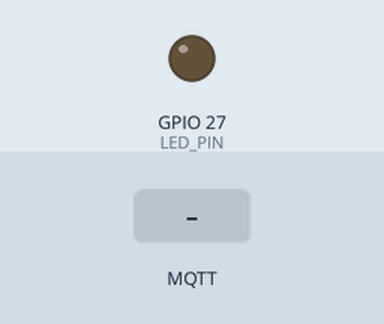
Simulated run of this program. Board: ESP32. On the bench: output pins drawn as LEDs (lit = HIGH). The inputs (shaded band) are chosen by the test bench. WiFi joins after 1.5 s; servers stay silent unless stated; no MQTT or app messages arrive unless stated; what the program prints to the serial monitor is not drawn.

Above: at 2.7 s.
2.8 s: MQTT message "on" arrives on the first subscribed topic
At 4.6 s:
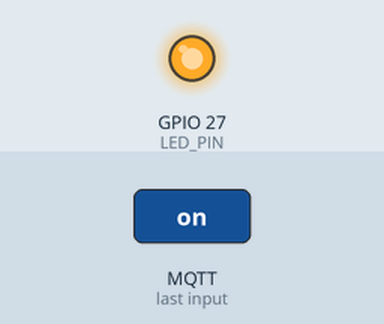
5.0 s: MQTT message "off" arrives on the first subscribed topic
At 6.2 s:
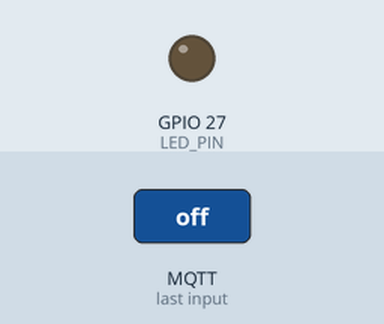
Timing chart, 0 to 8.0 s (numbered marks = the images above; inputs shaded):
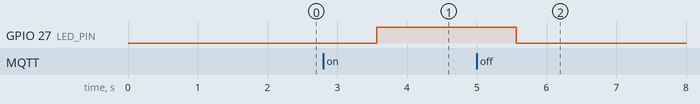

The program:

main.cpp
```cpp
#include <Arduino.h>

/*
 *  Projeto: Conexão MQTT com broker feito em .NET Core
 *  Autor: Yago Caetano
 *
 */
#include <WiFi.h>
#include <PubSubClient.h>


/* Defines do MQTT */
#define TOPICO_SUBSCRIBE "teste/topic2"
#define TOPICO_PUBLISH   "teste/topic1"


#define ID_MQTT  "M-ESP32"   //deve ser unico no broker

/* Variaveis, constantes globais */

const char* SSID = ""; // SSID Wi-Fi a se conectar
const char* PASSWORD = ""; // Senha Wi-Fi a se conectar

const char* BROKER_MQTT = ""; //URL do broker MQTT
int BROKER_PORT = 1883; // Porta do Broker MQTT

//Variáveis e objetos globais
WiFiClient espClient; // Cria o objeto espClient
PubSubClient MQTT(espClient); // Instancia o Cliente MQTT passando o objeto espClient


// Pinos
#define LED_PIN 27


/* Prototypes */
void initializeWiFi(void);
void initializeMQTT(void);
void mqtt_callback(char* topic, byte* payload, unsigned int length);
void reconnectMQTT(void);
void reconnectWiFi(void);
void checkWiFIEMQTT(void);


/* Função: inicializa e conecta-se na rede WI-FI desejada
*  Parâmetros: nenhum
*  Retorno: nenhum
*/
void initializeWiFi(void)
{
    delay(10);
    Serial.println("------Conexao WI-FI------");
    Serial.print("Conectando-se á: ");
    Serial.println(SSID);
    Serial.println("Aguarde");

    reconnectWiFi();
}

/* Função: Inicia a conexão MQTT
 * Parâmetros: nenhum
 * Retorno: nenhum
 */
void initializeMQTT(void)
{
    MQTT.setServer(BROKER_MQTT, BROKER_PORT);   //define os parametros de conexão
    MQTT.setCallback(mqtt_callback);            //define o callback
}


/* Função: Callback de conexão MQTT
 * Parâmetros: nenhum
 * Retorno: nenhum
 */
void mqtt_callback(char* topic, byte* payload, unsigned int length)
{
    String msg;

    /* obtem a string do payload recebido */
    for(int i = 0; i < length; i++)
    {
       char c = (char)payload[i];
       msg += c;
    }

    Serial.print("Mensagem receibda: ");
    Serial.println(msg);

    if(strcmp(topic,TOPICO_SUBSCRIBE) == 0)
    {
        if(strcmp(msg.c_str(),"on") == 0)
        {
            digitalWrite(LED_PIN,HIGH);
        }
        else if(strcmp(msg.c_str(),"off") == 0)
        {
            digitalWrite(LED_PIN,LOW);

        }
    }

}

/* Função: reconecta-se ao broker MQTT.
 * Parâmetros: nenhum
 * Retorno: nenhum
 */
void reconnectMQTT(void)
{
    while (!MQTT.connected())
    {
        Serial.print("* Tentando se conectar ao Broker: ");
        Serial.println(BROKER_MQTT);
        if (MQTT.connect(ID_MQTT))
        {
            Serial.println("Conectado com sucesso!");
            MQTT.subscribe(TOPICO_SUBSCRIBE);
        }
        else
        {
            Serial.println("Falha ao reconectar");
            Serial.println("Tentando novamente em 2s");
            delay(2000);
        }
    }
}

/* Função: verifica as conexões Wi-Fi e MQTT
 * Parâmetros: nenhum
 * Retorno: nenhum
 */
void VerificaConexoesWiFIEMQTT(void)
{
    if (!MQTT.connected())
        reconnectMQTT(); //se broker não está conectado, tenta conectar

     reconnectWiFi(); //reconecta a rede Wi-Fi
}

/* Função: reconecta-se ao WiFi
 * Parâmetros: nenhum
 * Retorno: nenhum
 */
void reconnectWiFi(void)
{
    //se já está conectado a rede WI-FI, nada é feito.
    //Caso contrário, são efetuadas tentativas de conexão
    if (WiFi.status() == WL_CONNECTED)
        return;

    WiFi.begin(SSID, PASSWORD); // Conecta na rede WI-FI

    while (WiFi.status() != WL_CONNECTED)
    {
        delay(100);
        Serial.print(".");
    }

    Serial.println();
    Serial.print("Conectado com sucesso na rede ");
    Serial.print(SSID);
    Serial.println("IP obtido: ");
    Serial.println(WiFi.localIP());
}

/* Função de setup */
void setup()
{
    pinMode(LED_PIN,OUTPUT);

    Serial.begin(115200);


    /* Inicializa a conexao wi-fi */
    initializeWiFi();

    /* Inicializa a conexao ao broker MQTT */
    initializeMQTT();
}

/* Loop principal */
void loop()
{

    /* garante funcionamento das conexões WiFi e ao broker MQTT */
    VerificaConexoesWiFIEMQTT();

    MQTT.loop();

    if(MQTT.connected())
    {
        MQTT.publish(TOPICO_PUBLISH,"Aqui eh o ESP32");
    }

    /* Refaz o ciclo após 2 segundos */
    delay(2000);
}
```

Measured:
- after the input at 2.8 s, GPIO 27 (LED_PIN): LOW → HIGH after 0.77 s
- after the input at 5.0 s, GPIO 27 (LED_PIN): HIGH → LOW after 0.57 s
